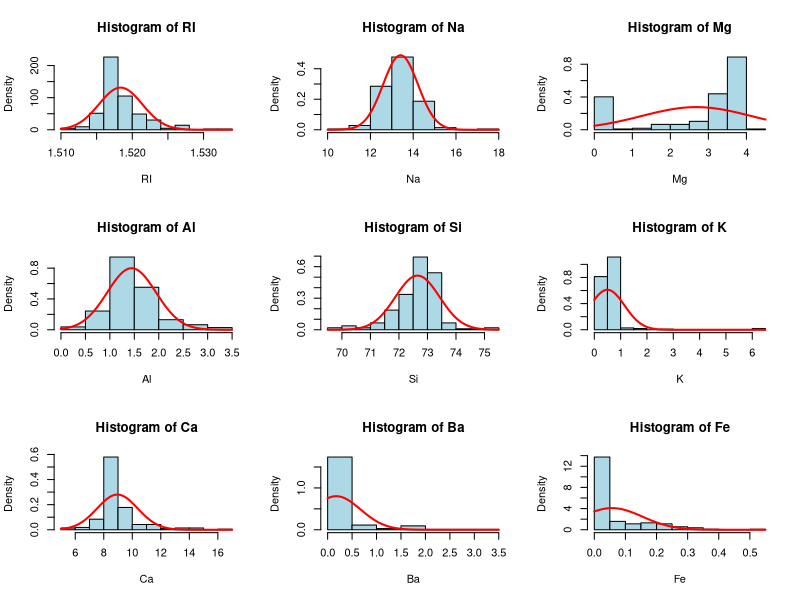
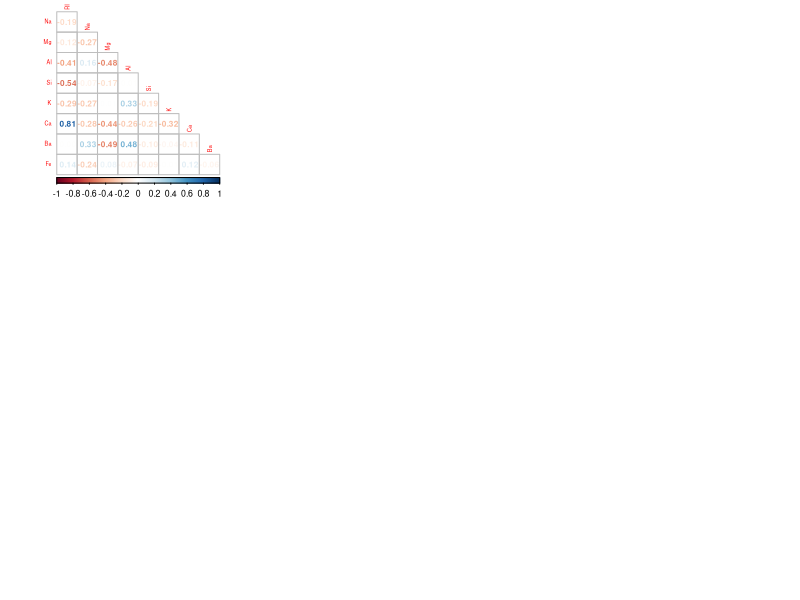

Write the R code that produced these figures, in order. (Note: this script raises an error after producing the figures.)
# Load required libraries
library(mlbench)
library(ggplot2)
library(corrplot)
library(e1071)
# library(patchwork)

# Load the Glass dataset
data(Glass)

# Create histograms for each predictor variable
par(mfrow = c(3, 3))  # Arrange the plots in a 3x3 grid

# List of predictor variables
predictors <- names(Glass)[1:9]

# Loop through each predictor and plot the histogram with density line
for (var in predictors) {
  # Create histogram
  hist_data <- hist(Glass[[var]], 
                    main = paste("Histogram of", var), 
                    xlab = var, 
                    col = "lightblue", 
                    border = "black", 
                    probability = TRUE)  # Set probability = TRUE for density line
  
  # Calculate mean and standard deviation
  mean_val <- mean(Glass[[var]], na.rm = TRUE)
  sd_val <- sd(Glass[[var]], na.rm = TRUE)
  
  # Add normal distribution line (bell curve)
  curve(dnorm(x, mean = mean_val, sd = sd_val), 
        col = "red", 
        lwd = 2, 
        add = TRUE)
}

corrplot(cor(dplyr::select_if(Glass, is.numeric), use = "na.or.complete"),
         method = 'number',
         type = 'lower',
         diag = FALSE,
         number.cex = 0.75,
         tl.cex = 0.5)


# Load required library for skewness calculation
library(e1071)

# Create a data frame to store the skewness values
skewness_values <- sapply(Glass[, 1:9], skewness)
skewness_df <- data.frame(Variable = names(skewness_values), Skewness = skewness_values)

# Display the skewness values
print(skewness_df)

df <- Glass
# Boxplots to identify outliers
boxplots <- lapply(predictors, function(var) {
  ggplot(df, aes_string(y = var)) +
    geom_boxplot(fill = 'lightblue', color = 'black') +
    labs(title = paste("Boxplot of", var)) +
    theme_minimal()
})

# Arrange all boxplots in a 3x3 grid using patchwork
boxplot_grid <- wrap_plots(boxplots, nrow = 3, ncol = 3)

# Display the grid of boxplots
print(boxplot_grid)


